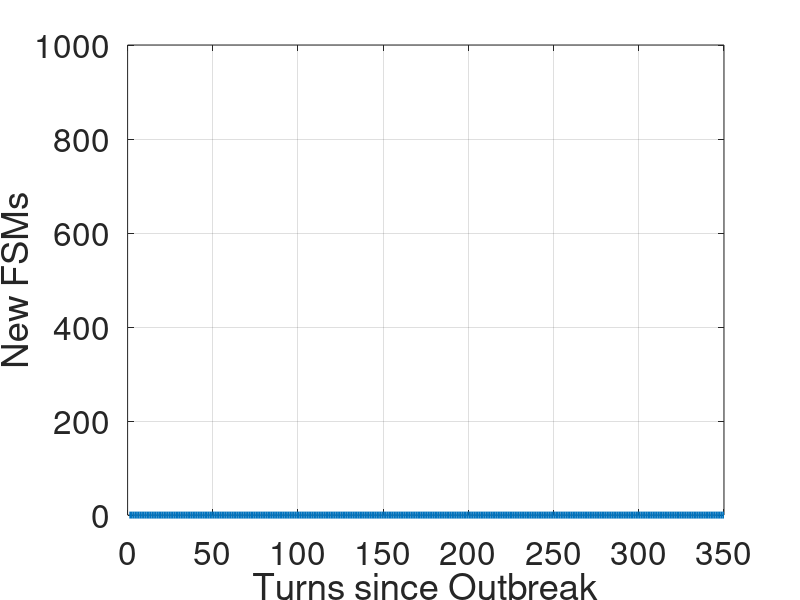

Here is the MATLAB script that generated this plot:
clear
clc
close all

n = 99;
m = 350;
fsm_data = zeros(m,1);
fsm_data_vacc = fsm_data;

for i=0:n
	fileTitle = strcat('../Feb9_run_',int2str(i));
	fileTitle = strcat(fileTitle,'.dat');
	fileTitle_vacc = strcat('../Feb9_run_vacc_',int2str(i));
	fileTitle_vacc = strcat(fileTitle_vacc,'.dat');
	if(exist(fileTitle))
		current = load(fileTitle);
		fsm_data += current(:,2)/(n+1);
	endif
	if(exist(fileTitle_vacc))
		current = load(fileTitle_vacc);
		fsm_data_vacc += current(:,2)/(n+1);
	endif
endfor

days = transpose([1:length(fsm_data)]);

figure(1);
hold on;
plot(days,fsm_data_vacc,'linewidth',5)
%plot(days,fsm_data_vacc)
axis([0 350 0 1000])
xlabel('Turns since Outbreak','fontsize',24);
ylabel('New FSMs','fontsize',24);
set(gca(),'fontsize',24);
grid on;
box on;

print('Feb14_plot2.pdf','-dpdf')
